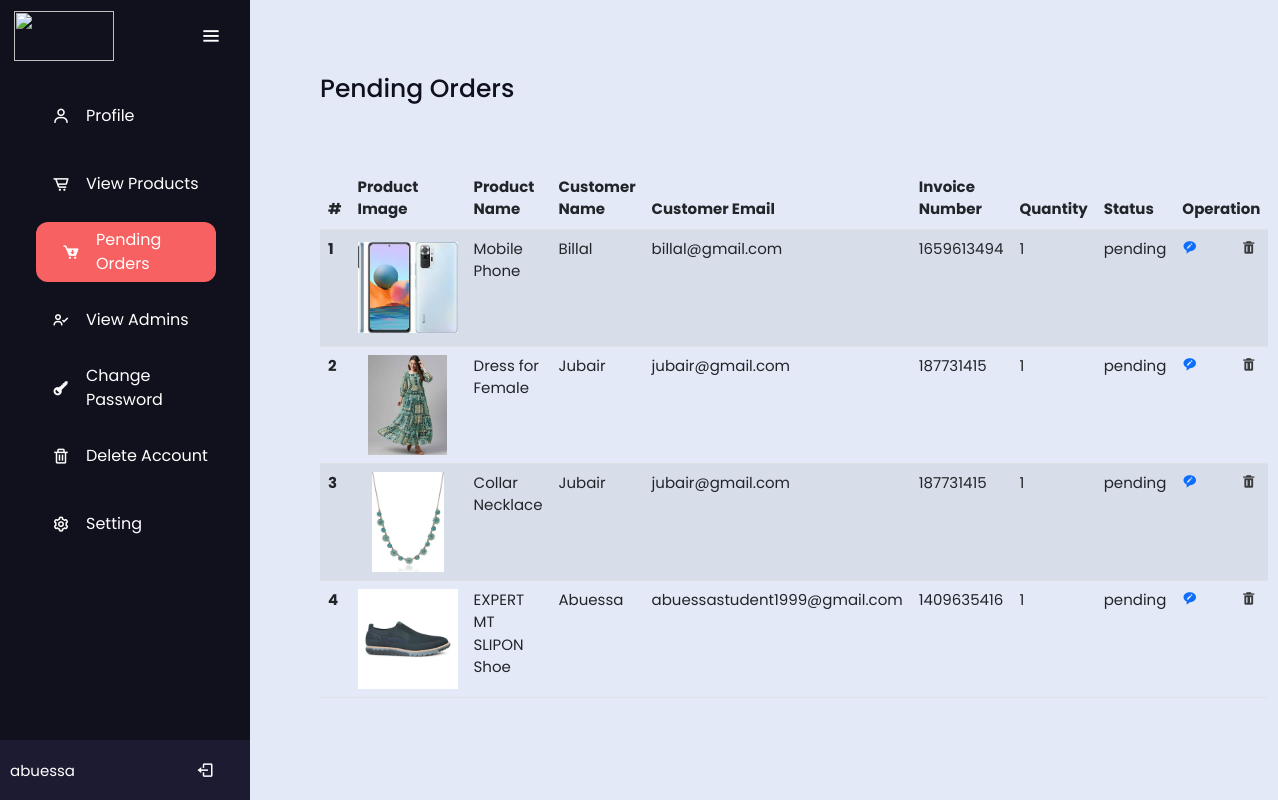
The app's page /E-Commerce/admin_area/view_orders2.php (signed in) with its own data.
### tables this page shows
CREATE TABLE `product` (
  `p_id` int(255) NOT NULL,
  `section` int(11) DEFAULT NULL,
  `p_name` varchar(255) DEFAULT NULL,
  `p_details` varchar(255) DEFAULT NULL,
  `p_colour` varchar(255) DEFAULT NULL,
  `p_ctag` varchar(255) DEFAULT NULL,
  `p_sub_ctag` varchar(255) DEFAULT NULL,
  `p_price` int(255) DEFAULT NULL,
  `p_quantity` int(255) DEFAULT NULL,
  `p_date` date DEFAULT NULL,
  `p_img1` varchar(255) DEFAULT NULL,
  `p_img2` varchar(255) DEFAULT NULL,
  `p_img3` varchar(255) DEFAULT NULL,
  `p_img4` varchar(255) DEFAULT NULL,
  `p_keyword` varchar(255) DEFAULT NULL
);

CREATE TABLE `user_info` (
  `user_id` int(11) NOT NULL,
  `name` varchar(255) NOT NULL,
  `username` varchar(255) NOT NULL,
  `user_email` varchar(255) NOT NULL,
  `user_password` varchar(255) NOT NULL,
  `user_ip` varchar(255) NOT NULL,
  `user_address` varchar(255) NOT NULL,
  `user_address2` varchar(255) NOT NULL,
  `user_mobile` varchar(14) NOT NULL,
  `user_img` varchar(255) NOT NULL,
  `buy_product` int(11) NOT NULL,
  `get_discount` int(11) NOT NULL,
  `discount` int(11) NOT NULL,
  `otp` int(11) NOT NULL,
  `last_mail` varchar(255) DEFAULT NULL
);

CREATE TABLE `pending_orders` (
  `order_id` int(11) NOT NULL,
  `user_id` int(11) NOT NULL,
  `invoice_number` int(255) NOT NULL,
  `product_id` varchar(255) NOT NULL,
  `quantity` int(255) NOT NULL,
  `order_status` varchar(255) NOT NULL
);

### E-Commerce/admin_area/view_orders2.php (the view, shortened to what this page needs)
<?php
include('../common_function.php');
$username = $_SESSION['admin_username'];
?>
<!DOCTYPE html>
<html lang="en" dir="ltr">
<head>
    <link rel="stylesheet" href="profile_style.css">
    <link href='https://unpkg.com/boxicons@2.0.7/css/boxicons.min.css' rel='stylesheet'>
    <link rel="stylesheet" href="https://cdnjs.cloudflare.com/ajax/libs/font-awesome/6.2.0/css/all.min.css" />
    <link href="https://cdn.jsdelivr.net/npm/bootstrap@5.2.2/dist/css/bootstrap.min.css" rel="stylesheet">
</head>
<body>
    <div class="side_bar">
        <div class="logo-details">
            <img src="../img/icon.png" alt="" style="width:100px;height:50px !important">
            <i class='bx bx-menu' id="btn"></i>
        </div>
        <ul class="nav-list">
            <li>
                <a href="profile.php">
                    <i class="fa-thin fa"></i>
                    <i class='bx bx-user'></i>
                    <span class="links_name">Profile</span>
                </a>
            </li>
            <li>
                <a href="products.php">
                    <i class="fa-thin fa"></i>
                    <i class='bx bx-cart-alt'></i>
                    <span class="links_name">View Products</span>
                </a>
            </li>
            <li>
                <a href="" class="active">
                    <i class="fa-thin fa"></i>
                    <i class='bx bxs-cart-download bx-tada' style='color:#fffcfc'></i>
                    <span class="links_name">Pending Orders</span>
                </a>
            </li>
            <li>
                <a href="view_admins.php">
                    <i class="fa-thin fa"></i>
                    <i class='bx bx-user-check' style='color:#ffffff'></i>
                    <span class="links_name">View Admins</span>
                </a>
            </li>
            <li>
                <a href="#">
                    <i class="fa-thin fa"></i>
                    <i class='bx bxs-key bx-rotate-180' style='color:#fcfafa'></i>
                    <span class="links_name">Change Password</span>
                </a>
            </li>
            <li>
                <a href="#">
                    <i class="fa-thin fa"></i>
                    <i class='bx bx-trash' style='color:#ffffff'></i>
                    <span class="links_name">Delete Account</span>
                </a>
            </li>
            <li>
                <a href="#">
                    <i class="fa-thin fa"></i>
                    <i class='bx bx-cog bx-spin' style='color:#ffffff'></i>
                    <span class="links_name">Setting</span>
                </a>
            </li>
            <li class="profile">
                <div class="profile-details">
                    <div class="name_job">
                        <div class="name"><?php echo $username; ?></div>
                    </div>
                </div>
                <a href="logout.php"><i class='bx bx-log-out' id="log_out" style="left:100px !important"></i></a>
            </li>
        </ul>
    </div>
    <section class="home-section">
        <div class="text">Pending Orders</div>
        <div class="text-2">
            <table class="table table-striped">
                <thead class="thead-light">
                    <tr>
                        <th scope="col">#</th>
                        <th scope="col">Product Image</th>
                        <th scope="col">Product Name</th>
                        <th scope="col">Customer Name</th>
                        <th scope="col">Customer Email</th>
                        <th scope="col">Invoice Number</th>
                        <th scope="col">Quantity</th>
                        <th scope="col">Status</th>
                        <th colspan="2">Operation</th>
                    </tr>
                </thead>
                <tbody>
                    <?php
                    $count = 1;
                    $query = "select * from pending_orders where order_status = 'pending'";
                    $result = mysqli_query($con, $query);
                    if ($result) {
                        while ($data = mysqli_fetch_array($result)) {
                            $order_id = $data['order_id'];
                            $user_id = $data['user_id'];
                            $product_id = $data['product_id'];
                            $invoice = $data['invoice_number'];
                            $quantity = $data['quantity'];
                            $status = $data['order_status'];
                            $user_sql = "select * from user_info where user_id = $user_id";
                            $user_res = mysqli_query($con, $user_sql);
                            if ($user_res) {
                                while ($user_row = mysqli_fetch_array($user_res)) {
                                    $c_name = $user_row['name'];
                                    $c_email = $user_row['user_email'];
                                    $product_sql = "select * from product where p_id=$product_id";
                                    $product_res = mysqli_query($con, $product_sql);
                                    if ($product_res) {
                                        while ($product_row = mysqli_fetch_array($product_res)) {
                                            $p_img = $product_row['p_img1'];
                                            $p_name = $product_row['p_name'];
                                            echo '<tr>
                            <th scope="row">' . $count++ . '</th>
                            <td><img src="../product_img/' . $p_img . '" alt="" style="width:100px; height:100px; object-fit:contain; !important"></img></td>
                            <td>' . $p_name . '</td>
                            <td>' . $c_name . '</td>
                            <td>' . $c_email . '</td>
                            <td>' . $invoice . '</td>
                            <td>' . $quantity . '</td>
                            <td>' . $status . '</td>
                            <td>
                            <a href="accept_order.php?id=' . $order_id . '" style="margin-right: 20px !important"><i class="bx bxs-message-rounded-edit" ></i></a>
                            <a href="delete_order.php?id=' . $order_id . '" style="margin-left: 20px !important"><i class="bx bxs-trash" style="color:#3a3a3a" ></i></a>
                            </td>
                        </tr>';
                                        }
                                    } else {
                                        die(mysqli_error($con));
                                    }
                                }
                            } else {
                                die(mysqli_error($con));
                            }
                        }
                    } else {
                        die(mysqli_error($con));
                    }
                    ?>
                </tbody>
            </table>
        </div>
    </section>
</body>
</html>

### E-Commerce/admin_area/profile_style.css (style rules this page uses)
* { margin: 0; padding: 0; box-sizing: border-box; font-family: "Poppins" , sans-serif; }
.side_bar { position: fixed; left: 0; top: 0; height: 100%; width: 250px; background: #11101D; padding: 6px 14px; z-index: 99; transition: all 0.5s ease; }
.side_bar .logo-details { height: 60px; display: flex; align-items: center; position: relative; }
.side_bar .logo-details #btn { position: absolute; top: 50%; right: 0; transform: translateY(-50%); font-size: 22px; transition: all 0.4s ease; font-size: 23px; text-align: center; cursor: pointer; transition: all 0.5s ease; }
.side_bar i { color: #fff; height: 60px; min-width: 50px; font-size: 28px; text-align: center; line-height: 60px; }
.side_bar .nav-list { margin-top: 20px; height: 100%; }
.side_bar li { position: relative; margin: 8px 0; list-style: none; }
.side_bar li a { display: flex; width: 100%; border-radius: 12px; align-items: center; text-decoration: none; transition: all 0.4s ease; margin-left: -20px; }
.nav-list li .active { width: 180px; margin-left: -10px; left: -5px; background: rgb(247, 97, 97); }
.links_name { color: white; }
.side_bar li i { font-size: 18px; margin-left: -20px; }
.side_bar li.profile { position: fixed; height: 60px; width: 250px; left: 0; bottom: -8px; padding: 20px 10px; background: #1d1b31; transition: all 0.5s ease; overflow: hidden; }
.side_bar li .profile-details { display: flex; align-items: center; flex-wrap: nowrap; }
.side_bar li.profile .name { font-size: 15px; font-weight: 400; color: #fff; white-space: nowrap; }
.side_bar .profile #log_out { position: absolute; top: 50%; right: 0; transform: translateY(-50%); background: none; width: 100%; height: 60px; line-height: 60px; border-radius: 0px; transition: all 0.5s ease; }
.home-section { position: relative; background: #E4E9F7; min-height: 100vh; top: 0; left: 250px; width: calc(100% - 250px); transition: all 0.5s ease; z-index: 2; }
.home-section .text { display: inline-block; color: #11101d; font-size: 25px; font-weight: 500; margin-top: 70px; margin-left: 70px; left: 30px; }
.home-section .text-2 { font-size: 15px; margin-top: 60px; margin-left: 70px; margin-right: 70px; }

### records on screen
pending_orders: invoice_number "1659613494", quantity "1", order_status "pending"
user_info: name "Billal", user_email "billal@gmail.com"
product: p_img1 (picture), p_name "Mobile Phone"
pending_orders: invoice_number "187731415", quantity "1", order_status "pending"
user_info: name "Jubair", user_email "jubair@gmail.com"
product: p_img1 (picture), p_name "Dress for Female"
pending_orders: invoice_number "187731415", quantity "1", order_status "pending"
product: p_img1 (picture), p_name "Collar Necklace"
pending_orders: invoice_number "1409635416", quantity "1", order_status "pending"
user_info: name "Abuessa", user_email "abuessastudent1999@gmail.com"
product: p_img1 (picture), p_name "EXPERT MT SLIPON Shoe"

### other values on screen
$username "abuessa"
